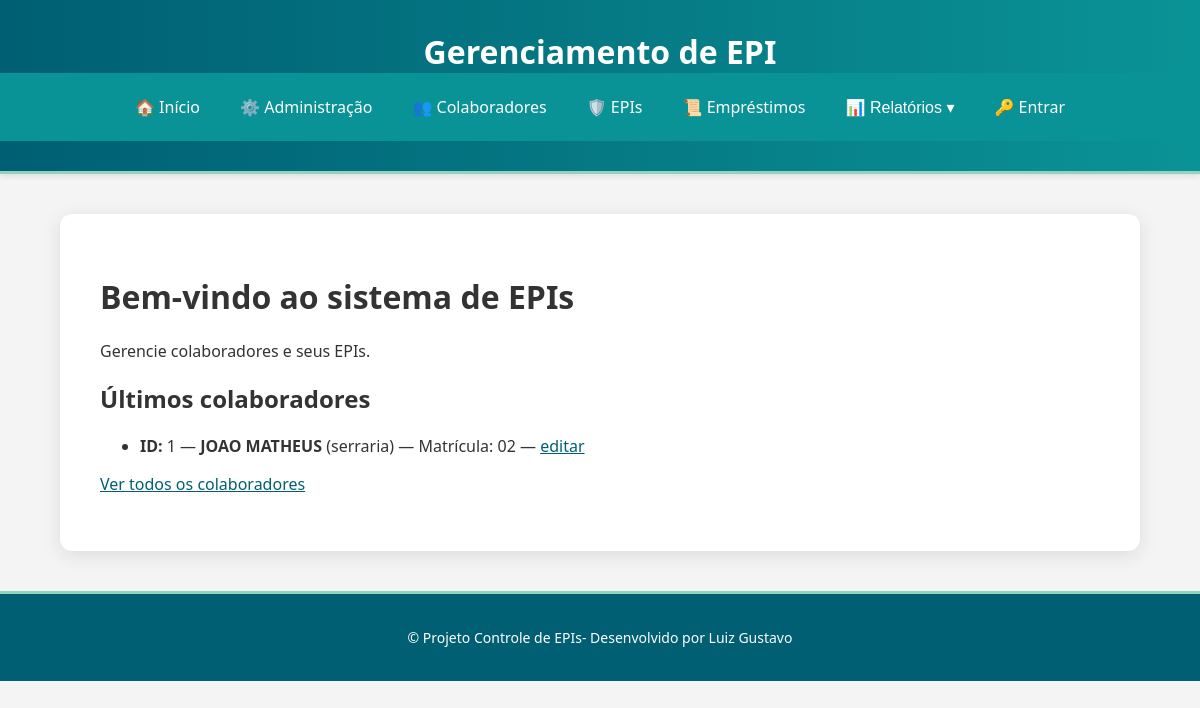
The page / on the database its author committed.
### colaboradores/models.py (models this page shows, shortened)
class Colaborador(models.Model):
    nome = models.CharField(max_length=120)
    matricula = models.CharField(max_length=14, unique=True)
    cpf = models.CharField(max_length=11, unique=True,blank=True)
    setor = models.CharField(max_length=80)
    email = models.EmailField(blank=True)
    telefone = models.CharField(max_length=20, blank=True)
    cargo = models.CharField(max_length=80, blank=True)
    data_admissao = models.DateField(null=True, blank=True)
    observacoes = models.TextField(blank=True)
    foto_colaborador = models.ImageField(
        upload_to='colaboradores/fotos/',
        blank=True,
        null=True
    )

### colaboradores/views.py (the view)
# urls.py: path("", HomeView.as_view(), name='home'),
class HomeView(TemplateView):
    template_name = 'colaboradores/home.html'
    def get_context_data(self, **kwargs):
        context = super().get_context_data(**kwargs)
        context['ultimos_colaboradores'] = Colaborador.objects.order_by('-id')[:5]
        return context

### colaboradores/templates/colaboradores/home.html
{% extends 'base.html' %}
{% block content %}
  <h1>Bem-vindo ao sistema de EPIs</h1>
  <p>Gerencie colaboradores e seus EPIs.</p>
  <h2>Últimos colaboradores</h2>
  {% if ultimos_colaboradores %}
    <ul>
      {% for colaborador in ultimos_colaboradores %}
        <li>
          <strong>ID:</strong> {{ colaborador.id }} —
          <strong>{{ colaborador.nome }}</strong> ({{ colaborador.setor }})
          {% if colaborador.matricula %} — Matrícula: {{ colaborador.matricula }}{% endif %}
          — <a href="{% url 'colaboradores:editar' colaborador.pk %}">editar</a>
        </li>
      {% endfor %}
    </ul>
    <p><a href="{% url 'colaboradores:lista' %}">Ver todos os colaboradores</a></p>
  {% else %}
    <p>Nenhum colaborador cadastrado ainda. <a href="{% url 'colaboradores:criar' %}">Criar primeiro colaborador</a>.</p>
  {% endif %}
{% endblock %}

### static/css/style.css (style rules this page uses)
body { background: #f4f4f4; font-family: 'Segoe UI', 'Roboto', sans-serif; color: #333; margin: 0; padding: 0; }
a { color: #005f73; }

### rows shown on the page
Colaborador: id "1", nome "JOAO MATHEUS", setor "serraria", matricula "02"
